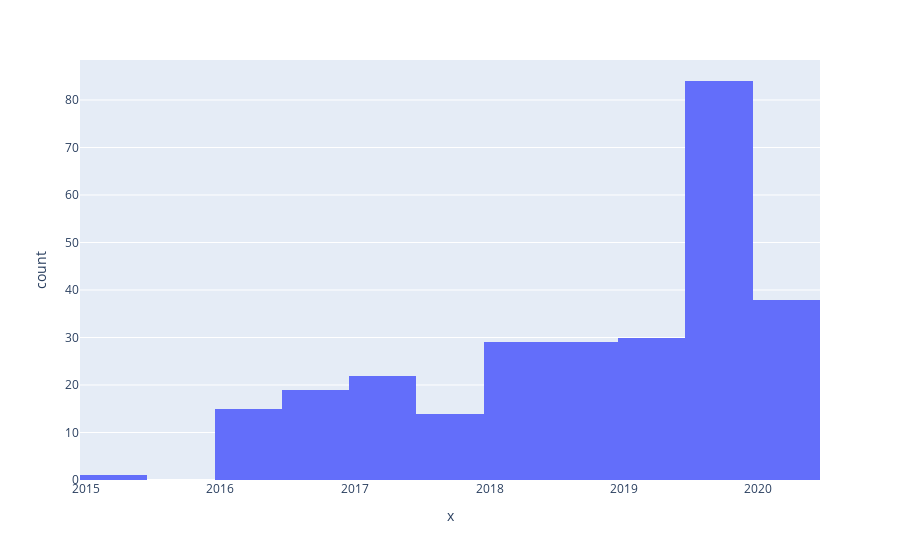

Write notebook code for a chart like this one.
### Code cell
px.histogram(x=dates)

### Figure 1 — Plotly figure (JSON) as saved in the notebook; plotly's stock layout.template omitted (floating-point values rounded to 4 significant figures; data arrays with more than 128 entries replaced by an {"elided": "..."} marker saying what was removed)
{"data": [{"alignmentgroup": "True", "bingroup": "x", "hovertemplate": "x=%{x}<br>count=%{y}<extra></extra>", "legendgroup": "", "marker": {"color": "#636efa", "pattern": {"shape": ""}}, "name": "", "offsetgroup": "", "orientation": "v", "showlegend": false, "type": "histogram", "x": {"elided": "281 str values"}, "xaxis": "x", "yaxis": "y"}], "layout": {"barmode": "relative", "legend": {"tracegroupgap": 0}, "margin": {"t": 60}, "xaxis": {"anchor": "y", "domain": [0, 1], "title": {"text": "x"}}, "yaxis": {"anchor": "x", "domain": [0, 1], "title": {"text": "count"}}}}
